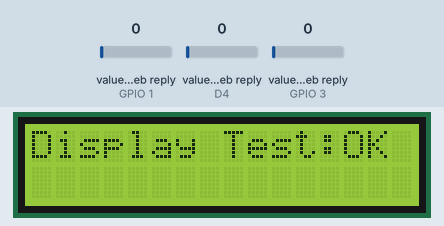
Recording of a sketch running on a simulated ESP8266 (NodeMCU). Shown: 16×2 character LCD. The test bench sets the inputs (shaded band); at power-on: value in the web reply (sensors on GPIO 1, D4, GPIO 3) 0. WiFi joins after 1.5 s; servers stay silent unless stated; network time is answered at once with the bench clock; the local clock reads 2024-03-15 10:24:30 at power-on unless the sketch sets it; web services answer with replies made up by the test bench; what the sketch prints to the serial monitor is not drawn.

Above: at 0.1 s.
At 32.3 s:
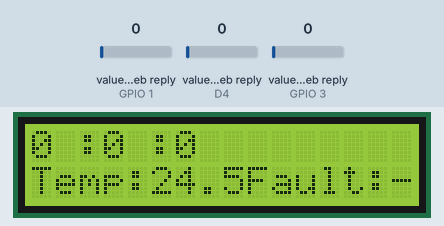

The sketch:

espCode.ino
```cpp
// final version
#include <SoftwareSerial.h>
#include <ArduinoJson.h>
#include <ThingSpeak.h>
#include <ESP8266WiFi.h>
#include <LiquidCrystal_I2C.h>
#include <NTPClient.h>
#include <WiFiUdp.h>

// Network parameters
const char* ssid     = "your ssid";
const char* password = "your pass";

// Define NTP Client to get time
WiFiUDP ntpUDP;
NTPClient timeClient(ntpUDP, "pool.ntp.org");

const unsigned long postingInterval2 = 30L * 1000L;
long lastUpdateTime2 = 0;
int intervalCounter2 = 0;

//---------Channel Details---------//
unsigned long tempChannel = 2029861;
char * tempReadAPIKey = "MF7JJ1U7450IWFOH";
unsigned int tempField1 = 1;

//---------Channel Details---------//
unsigned long resChannel = 2029822;
const char * resReadAPIKey = "SZN0LN73V8L0ZXJ8"; // Read API Key
unsigned int resField1 = 1;

//---------Time Channel Details---------//
unsigned long timeChannel = 2035024;
const char * timeReadAPIKey = "A1SZ87KB5LB9AMZS"; // Read API Key
unsigned int timeField1 = 1;
unsigned int timeField2 = 2;
unsigned int timeField3 = 3;
//-------------------------------//

// D6 = Rx & D5 = Tx
SoftwareSerial nodemcu(D6, D5);
// initialize LCD with I2C driver
LiquidCrystal_I2C lcd(0x27,16,2);  // set the LCD address to 0x27 for a 16 chars and 2 line display

// ThingSpeak information
char thingSpeakAddress[] = "api.thingspeak.com";
unsigned long channelID = 1943777;
//char* readAPIKey = "XXXXXXXXXXXXXXXX";
char* writeAPIKey = "0D6EJXQGWY8KNG3T";
//const unsigned long postingInterval = 15L * 1000L;
unsigned int dataFieldOne = 1;                            // Field to write temperature data
unsigned int dataFieldTwo = 2;                       // Field to write temperature data
unsigned int dataFieldThree = 3;                     // Field to write temperature data
unsigned long lastConnectionTime = 0;
long lastUpdateTime = 0;

WiFiClient client;
int statusCode1 = 0;
int statusCode2 = 0;
int statusCode3 = 0;
//----------------------------------------- FUNCTION - WiFi Connect -----------------------------------------

void wifi_connect() {
  Serial.println("Connecting to ");
  Serial.println(ssid);

  WiFi.begin(ssid, password);

  while (WiFi.status() != WL_CONNECTED)
  {
    delay(500);
    Serial.print(".");
  }
  Serial.println("");
  //ThingSpeak.begin(client);
  Serial.println("WiFi Connected");
}

//----------------------------------------- FUNCTION - Write Data to ThingSpeak -----------------------------------------
// Use this function if you want to write multiple fields simultaneously.

int write2TSData( long TSChannel, unsigned int TSField1, float field1Data, unsigned int TSField2, long field2Data, unsigned int TSField3, long field3Data ) {

  ThingSpeak.setField( TSField1, field1Data );
  ThingSpeak.setField( TSField2, field2Data );
  ThingSpeak.setField( TSField3, field3Data );

  int writeSuccess = ThingSpeak.writeFields( TSChannel, writeAPIKey );
  return writeSuccess;
}

//-------------------------------------------------- SETUP ------------------------------------------------------------

void setup() {
  Serial.begin(9600);
  nodemcu.begin(9600);
  ThingSpeak.begin(client);
  while (!Serial) continue;

  lcd.init();
  lcd.backlight();
  lcd.clear();
  lcd.setCursor(0, 0);
  lcd.print("Display Test:OK");
  delay(3000);
  lcd.clear();
  Serial.println("Program Started");

  timeClient.begin();
  timeClient.setTimeOffset(16200); // GMT+4:30 (4.5*3600)
  //Establish WiFi Connection
  wifi_connect();
}

//-------------------------------------------------- LOOP ------------------------------------------------------------

void loop() {
   timeClient.update();
   String formattedTime = timeClient.getFormattedTime();
  //Check if connected to WiFi, else connect
  if (WiFi.status() != WL_CONNECTED) {
    wifi_connect();
  }
  else {
    Serial.println("Currently Connected to WiFi");
  }
  if (millis() - lastUpdateTime2 >=  postingInterval2) {
    lastUpdateTime2 = millis();
    long temp = ThingSpeak.readLongField(tempChannel, tempField1, tempReadAPIKey);
    statusCode1 = ThingSpeak.getLastReadStatus();
    long faulty = ThingSpeak.readLongField(resChannel, resField1, resReadAPIKey);
    statusCode2 = ThingSpeak.getLastReadStatus();
    long report_hour = ThingSpeak.readLongField(timeChannel, timeField1, timeReadAPIKey);
    long report_minute = ThingSpeak.readLongField(timeChannel, timeField2, timeReadAPIKey);
    long report_second = ThingSpeak.readLongField(timeChannel, timeField3, timeReadAPIKey);
    statusCode3 = ThingSpeak.getLastReadStatus();


    if (statusCode1 == 200 & statusCode2 == 200 & statusCode3 == 200)
    {
      lcd.clear();
      lcd.setCursor(0, 0);
      lcd.print(report_hour);
      lcd.setCursor(2, 0);
      lcd.print(":");
      lcd.setCursor(3, 0);
      lcd.print(report_minute);
      lcd.setCursor(5, 0);
      lcd.print(":");
      lcd.setCursor(6, 0);
      lcd.print(report_second);
      lcd.setCursor(0, 1);
      lcd.print("Temp:");
      lcd.print("24.5");
//      lcd.print("*C");
      lcd.setCursor(9, 1);
      lcd.print("Fault:");
      lcd.print("-");
//       if (faulty == 4){
//        lcd.print("-");
//        }
//       else{
//         lcd.print("1");
//         }
    }
    else
    {
      lcd.clear();
      lcd.setCursor(0, 0);
      lcd.print("Unable to read");
      lcd.setCursor(0, 1);
      lcd.print("or No internet!");
    }
//    delay(100);
  }

  // receiving data sent from arduino
  StaticJsonBuffer<1000> jsonBuffer;
  JsonObject& data = jsonBuffer.parseObject(nodemcu);

  if (data == JsonObject::invalid()) {
    //    Serial.println("Invalid Json Object");
    jsonBuffer.clear();
    return;
  }

  Serial.println("JSON Object Recieved");
  Serial.println(millis());
  Serial.print("Recieved Sensor0:  ");
  float temp_sensor0 = data["sensor0"];
  Serial.println(temp_sensor0);

  Serial.print("Recieved Sensor1:  ");
  float temp_sensor1 = data["sensor1"];
  Serial.println(temp_sensor1);

  Serial.print("Recieved Sensor2:  ");
  float temp_sensor2 = data["sensor2"];
  Serial.println(temp_sensor2);
  Serial.println("-----------------------------------------");

  int x = write2TSData( channelID , dataFieldOne , temp_sensor0 , dataFieldTwo , temp_sensor1 , dataFieldThree , temp_sensor2);
  Serial.println(x);
}
```
